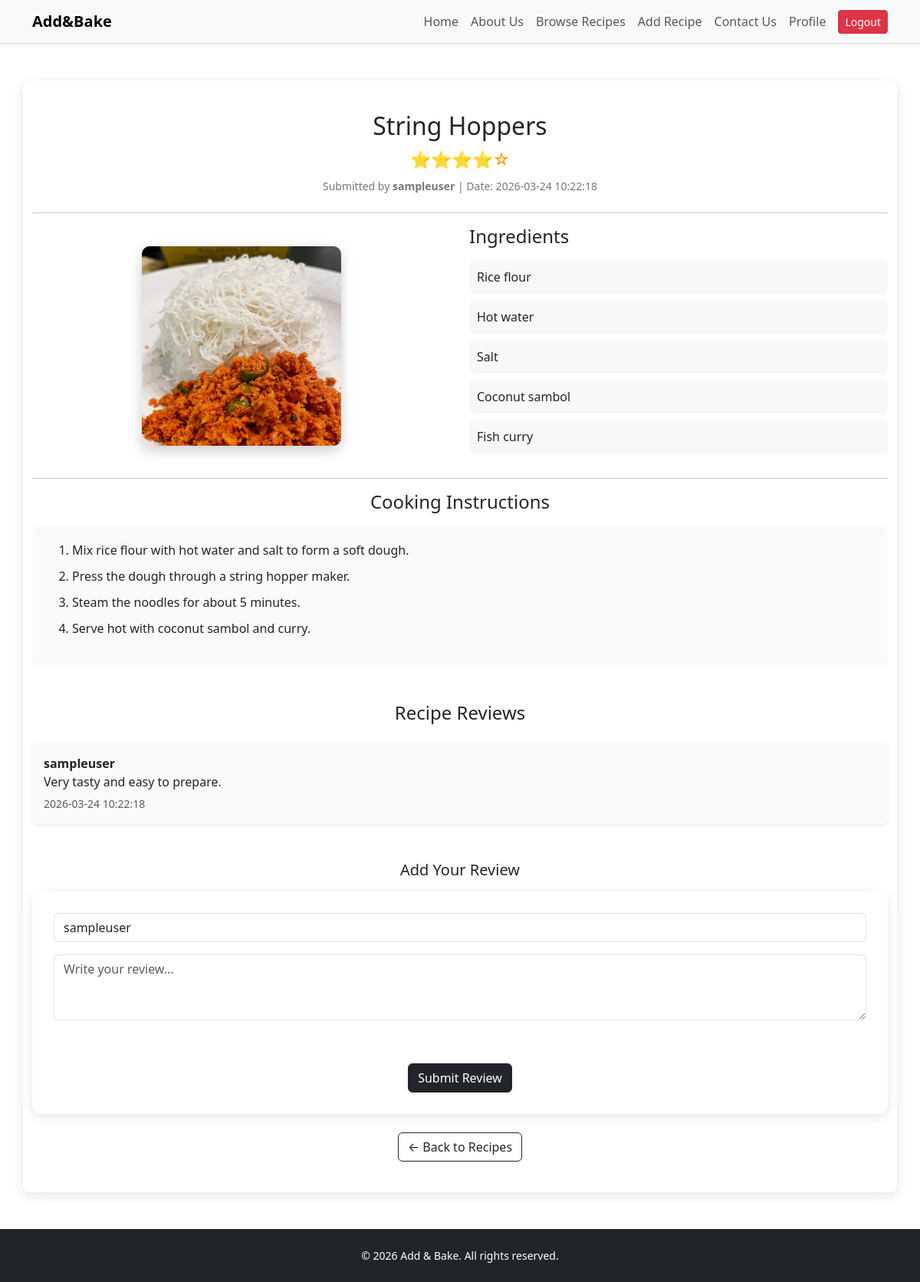
The app's page /recipe_details.php?id=1 (signed in) with its own data.
### tables this page shows
CREATE TABLE recipes (
    id INT AUTO_INCREMENT PRIMARY KEY,
    title VARCHAR(255) NOT NULL,
    category VARCHAR(100) NOT NULL,
    ingredients TEXT NOT NULL,
    instructions TEXT NOT NULL,
    image VARCHAR(255) DEFAULT NULL,
    user_id INT NOT NULL,
    created_at TIMESTAMP DEFAULT CURRENT_TIMESTAMP,
    FOREIGN KEY (user_id) REFERENCES users(id) ON DELETE CASCADE
);

CREATE TABLE users (
    id INT AUTO_INCREMENT PRIMARY KEY,
    username VARCHAR(100) NOT NULL,
    email VARCHAR(100) NOT NULL UNIQUE,
    password VARCHAR(255) NOT NULL,
    address VARCHAR(255) DEFAULT NULL,
    phone VARCHAR(50) DEFAULT NULL,
    photo VARCHAR(255) DEFAULT NULL,
    created_at TIMESTAMP DEFAULT CURRENT_TIMESTAMP
);

CREATE TABLE reviews (
    id INT AUTO_INCREMENT PRIMARY KEY,
    user_id INT NOT NULL,
    recipe_id INT NOT NULL,
    review_text TEXT NOT NULL,
    created_at TIMESTAMP DEFAULT CURRENT_TIMESTAMP,
    FOREIGN KEY (user_id) REFERENCES users(id) ON DELETE CASCADE,
    FOREIGN KEY (recipe_id) REFERENCES recipes(id) ON DELETE CASCADE
);

### recipe_details.php (the view, shortened to what this page needs)
<?php
include("includes/db.php");
$recipe_id = isset($_GET['id']) ? (int)$_GET['id'] : 0;
$message = "";
$message_type = "";
$recipe_sql = "SELECT recipes.*, users.username
               FROM recipes
               INNER JOIN users ON recipes.user_id = users.id
               WHERE recipes.id = ?";
$recipe_stmt = $conn->prepare($recipe_sql);
$recipe_stmt->bind_param("i", $recipe_id);
$recipe_stmt->execute();
$recipe_result = $recipe_stmt->get_result();
$recipe = $recipe_result->fetch_assoc();
$reviews = [];
$review_sql = "SELECT reviews.review_text, reviews.created_at, users.username
               FROM reviews
               INNER JOIN users ON reviews.user_id = users.id
               WHERE reviews.recipe_id = ?
               ORDER BY reviews.id DESC";
$review_stmt = $conn->prepare($review_sql);
$review_stmt->bind_param("i", $recipe_id);
$review_stmt->execute();
$review_result = $review_stmt->get_result();
while ($row = $review_result->fetch_assoc()) {
    $reviews[] = $row;
}
$ingredients_array = array_filter(array_map('trim', explode("\n", $recipe['ingredients'])));
$steps_array = array_filter(array_map('trim', explode("\n", $recipe['instructions'])));
?>
<!DOCTYPE html>
<html lang="en">
<head>
  <link rel="stylesheet" href="css/styles.css" />
  <link href="https://cdn.jsdelivr.net/npm/bootstrap@5.3.2/dist/css/bootstrap.min.css" rel="stylesheet" />
</head>
<body>
<nav class="navbar navbar-expand-lg navbar-light bg-light shadow-sm">
  <div class="container">
    <a class="navbar-brand fw-bold" href="index.php">Add&Bake</a>
    <div class="collapse navbar-collapse" id="navbarNav">
      <ul class="navbar-nav ms-auto align-items-center">
        <li class="nav-item"><a class="nav-link" href="index.php">Home</a></li>
        <li class="nav-item"><a class="nav-link" href="about.php">About Us</a></li>
        <li class="nav-item"><a class="nav-link" href="recipes.php">Browse Recipes</a></li>
        <li class="nav-item"><a class="nav-link" href="add_recipe.php">Add Recipe</a></li>
        <li class="nav-item"><a class="nav-link" href="contact.php">Contact Us</a></li>
        <li class="nav-item"><a class="nav-link" href="profile.php">Profile</a></li>
        <li class="nav-item ms-2"><a class="btn btn-danger btn-sm" href="auth/logout.php">Logout</a></li>
      </ul>
    </div>
  </div>
</nav>
<div class="container mt-5 recipe-page">
  <h2 class="text-center mb-2"><?php echo htmlspecialchars($recipe['title']); ?></h2>
  <div class="text-center rating mb-2">⭐⭐⭐⭐☆</div>
  <div class="text-center recipe-meta mb-4">
    Submitted by <strong><?php echo htmlspecialchars($recipe['username']); ?></strong> |
    Date: <span><?php echo htmlspecialchars($recipe['created_at']); ?></span>
  </div>
  <hr />
  <div class="row align-items-center">
    <div class="col-md-6 text-center">
      <img
        src="<?php echo !empty($recipe['image']) ? htmlspecialchars($recipe['image']) : 'images/chicken curry.jpg'; ?>"
        class="recipe-img img-fluid"
        alt="<?php echo htmlspecialchars($recipe['title']); ?>"
      />
    </div>
    <div class="col-md-6">
      <h4 class="mb-3">Ingredients</h4>
      <ul class="ingredient-list">
        <?php if (count($ingredients_array) > 0): ?>
          <?php foreach ($ingredients_array as $ingredient): ?>
            <li><?php echo htmlspecialchars($ingredient); ?></li>
          <?php endforeach; ?>
        <?php else: ?>
          <li>No ingredients available.</li>
        <?php endif; ?>
      </ul>
    </div>
  </div>
  <hr />
  <h4 class="text-center mb-3">Cooking Instructions</h4>
  <div class="steps-box">
    <ol>
      <?php if (count($steps_array) > 0): ?>
        <?php foreach ($steps_array as $step): ?>
          <li><?php echo htmlspecialchars($step); ?></li>
        <?php endforeach; ?>
      <?php else: ?>
        <li>No instructions available.</li>
      <?php endif; ?>
    </ol>
  </div>
  <div class="reviews-section mt-5">
    <h4 class="text-center mb-4">Recipe Reviews</h4>
    <div id="reviewList">
      <?php if (count($reviews) > 0): ?>
        <?php foreach ($reviews as $review): ?>
          <div class="review-card">
            <strong><?php echo htmlspecialchars($review['username']); ?></strong>
            <p class="mb-1"><?php echo htmlspecialchars($review['review_text']); ?></p>
            <small class="text-muted"><?php echo htmlspecialchars($review['created_at']); ?></small>
          </div>
        <?php endforeach; ?>
      <?php endif; ?>
    </div>
  </div>
  <div class="mt-5">
    <h5 class="text-center mb-3">Add Your Review</h5>
    <form method="POST" action="" class="site-form">
      <div class="mb-3">
        <input type="text" class="form-control" value="<?php echo htmlspecialchars($_SESSION['username']); ?>" readonly />
      </div>
      <div class="mb-3">
        <textarea name="reviewText" class="form-control" rows="3" placeholder="Write your review..." required></textarea>
      </div>
      <?php if (!empty($message)): ?>
        <div class="form-message mb-3 <?php echo $message_type === 'success' ? 'success-text' : 'error-text'; ?>">
          <?php echo htmlspecialchars($message); ?>
        </div>
      <?php else: ?>
        <div class="form-message mb-3"></div>
      <?php endif; ?>
      <div class="text-center">
        <button type="submit" name="submit_review" class="btn btn-dark">Submit Review</button>
      </div>
    </form>
  </div>
  <div class="text-center mt-4">
    <a href="recipes.php" class="btn btn-outline-dark">← Back to Recipes</a>
  </div>
</div>
<footer class="bg-dark text-white text-center mt-5 p-4">
  <p>© 2026 Add & Bake. All rights reserved.</p>
</footer>
</body>
</html>

### css/styles.css (style rules this page uses)
body { font-family: Arial, sans-serif; background:#f5f5f5; margin:0; padding:0; }
.navbar { border-bottom:1px solid #ddd; }
.navbar-brand { font-weight:bold; font-size:20px; }
.site-form, .auth-card, .profile-card { background:white; padding:28px; border-radius:12px; box-shadow:0 4px 15px rgba(0,0,0,0.1); }
.form-message { font-weight:600; min-height:24px; }
.recipe-page { background:white; padding:40px; border-radius:10px; box-shadow:0 4px 15px rgba(0,0,0,0.1); }
.recipe-page .recipe-img { width:260px; max-width:100%; border-radius:10px; box-shadow:0 6px 18px rgba(0,0,0,0.2); }
.recipe-page .ingredient-list { list-style:none; padding:0; }
.recipe-page .ingredient-list li { background:#f8f8f8; padding:10px; margin-bottom:8px; border-radius:6px; }
.recipe-page .steps-box { background:#fafafa; padding:20px; border-radius:8px; }
.recipe-page .steps-box li { margin-bottom:10px; }
.recipe-page .recipe-meta { font-size:14px; color:#777; }
.recipe-page .rating { font-size:22px; color:#f39c12; margin-bottom:10px; }
.recipe-page .review-card { background:#fafafa; padding:15px; margin-bottom:10px; border-radius:6px; box-shadow:0 2px 5px rgba(0,0,0,0.08); }
footer { background:#222; color:white; text-align:center; padding:20px; margin-top:40px; }
footer p { margin:0; font-size:14px; }
.btn-outline-dark, .btn-primary, .btn-dark, .btn-danger { border-radius:25px; }

### records on screen
recipes: title "String Hoppers", user.username "sampleuser", created_at "2026-03-24 10:22:18", image (picture), ingredients "Rice flour", ingredients "Hot water", ingredients "Salt", ingredients "Coconut sambol", ingredients "Fish curry", instructions "Mix rice flour with hot water and salt to form a soft dough.", instructions "Press the dough through a string hopper maker.", instructions "Steam the noodles for about 5 minutes.", instructions "Serve hot with coconut sambol and curry."
reviews: user.username "sampleuser", review_text "Very tasty and easy to prepare.", created_at "2026-03-24 10:22:18"
